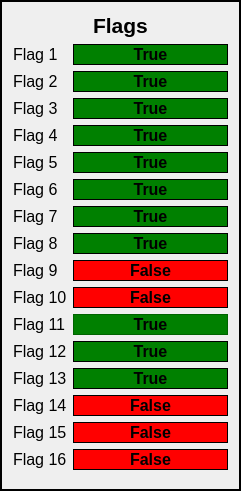
    <widget class="QFrame" name="formFrame">
     <property name="geometry">
      <rect>
       <x>1290</x>
       <y>10</y>
       <width>241</width>
       <height>491</height>
      </rect>
     </property>
     <property name="frameShape">
      <enum>QFrame::Box</enum>
     </property>
     <property name="lineWidth">
      <number>2</number>
     </property>
     <layout class="QFormLayout" name="formLayout_2">
      <item row="0" column="0" colspan="2">
       <widget class="QLabel" name="label_15">
        <property name="font">
         <font>
          <family>Arial</family>
          <pointsize>16</pointsize>
          <weight>75</weight>
          <bold>true</bold>
         </font>
        </property>
        <property name="text">
         <string>Flags</string>
        </property>
        <property name="alignment">
         <set>Qt::AlignCenter</set>
        </property>
       </widget>
      </item>
      <item row="1" column="0">
       <widget class="QLabel" name="label_16">
        <property name="font">
         <font>
          <family>Arial</family>
          <pointsize>12</pointsize>
         </font>
        </property>
        <property name="text">
         <string>Flag 1</string>
        </property>
       </widget>
      </item>
      <item row="2" column="0">
       <widget class="QLabel" name="label_17">
        <property name="font">
         <font>
          <family>Arial</family>
          <pointsize>12</pointsize>
         </font>
        </property>
        <property name="text">
         <string>Flag 2</string>
        </property>
       </widget>
      </item>
      <item row="3" column="0">
       <widget class="QLabel" name="label_18">
        <property name="font">
         <font>
          <family>Arial</family>
          <pointsize>12</pointsize>
         </font>
        </property>
        <property name="text">
         <string>Flag 3</string>
        </property>
       </widget>
      </item>
      <item row="4" column="0">
       <widget class="QLabel" name="label_19">
        <property name="font">
         <font>
          <family>Arial</family>
          <pointsize>12</pointsize>
         </font>
        </property>
        <property name="text">
         <string>Flag 4</string>
        </property>
       </widget>
      </item>
      <item row="5" column="0">
       <widget class="QLabel" name="label_20">
        <property name="font">
         <font>
          <family>Arial</family>
          <pointsize>12</pointsize>
         </font>
        </property>
        <property name="text">
         <string>Flag 5</string>
        </property>
       </widget>
      </item>
      <item row="6" column="0">
       <widget class="QLabel" name="label_21">
        <property name="font">
         <font>
          <family>Arial</family>
          <pointsize>12</pointsize>
         </font>
        </property>
        <property name="text">
         <string>Flag 6</string>
        </property>
       </widget>
      </item>
      <item row="7" column="0">
       <widget class="QLabel" name="label_22">
        <property name="font">
         <font>
          <family>Arial</family>
          <pointsize>12</pointsize>
         </font>
        </property>
        <property name="text">
         <string>Flag 7</string>
        </property>
       </widget>
      </item>
      <item row="8" column="0">
       <widget class="QLabel" name="label_23">
        <property name="font">
         <font>
          <family>Arial</family>
          <pointsize>12</pointsize>
         </font>
        </property>
        <property name="text">
         <string>Flag 8</string>
        </property>
       </widget>
      </item>
      <item row="9" column="0">
       <widget class="QLabel" name="label_24">
        <property name="font">
         <font>
          <family>Arial</family>
          <pointsize>12</pointsize>
         </font>
        </property>
        <property name="text">
         <string>Flag 9</string>
        </property>
       </widget>
      </item>
      <item row="10" column="0">
       <widget class="QLabel" name="label_25">
        <property name="font">
         <font>
          <family>Arial</family>
          <pointsize>12</pointsize>
         </font>
        </property>
        <property name="text">
         <string>Flag 10</string>
        </property>
       </widget>
      </item>
      <item row="11" column="0">
       <widget class="QLabel" name="label_26">
        <property name="font">
         <font>
          <family>Arial</family>
          <pointsize>12</pointsize>
         </font>
        </property>
        <property name="text">
         <string>Flag 11</string>
        </property>
       </widget>
      </item>
      <item row="12" column="0">
       <widget class="QLabel" name="label_27">
        <property name="font">
         <font>
          <family>Arial</family>
          <pointsize>12</pointsize>
         </font>
        </property>
        <property name="text">
         <string>Flag 12</string>
        </property>
       </widget>
      </item>
      <item row="13" column="0">
       <widget class="QLabel" name="label_28">
        <property name="font">
         <font>
          <family>Arial</family>
          <pointsize>12</pointsize>
         </font>
        </property>
        <property name="text">
         <string>Flag 13</string>
        </property>
       </widget>
      </item>
      <item row="14" column="0">
       <widget class="QLabel" name="label_29">
        <property name="font">
         <font>
          <family>Arial</family>
          <pointsize>12</pointsize>
         </font>
        </property>
        <property name="text">
         <string>Flag 14</string>
        </property>
       </widget>
      </item>
      <item row="15" column="0">
       <widget class="QLabel" name="label_30">
        <property name="font">
         <font>
          <family>Arial</family>
          <pointsize>12</pointsize>
         </font>
        </property>
        <property name="text">
         <string>Flag 15</string>
        </property>
       </widget>
      </item>
      <item row="16" column="0">
       <widget class="QLabel" name="label_31">
        <property name="font">
         <font>
          <family>Arial</family>
          <pointsize>12</pointsize>
         </font>
        </property>
        <property name="text">
         <string>Flag 16</string>
        </property>
       </widget>
      </item>
      <item row="1" column="1">
       <widget class="QLabel" name="flag1Label">
        <property name="font">
         <font>
          <family>Arial</family>
          <pointsize>12</pointsize>
          <weight>75</weight>
          <bold>true</bold>
         </font>
        </property>
        <property name="styleSheet">
         <string notr="true">background-color : green</string>
        </property>
        <property name="frameShape">
         <enum>QFrame::Box</enum>
        </property>
        <property name="text">
         <string>True</string>
        </property>
        <property name="alignment">
         <set>Qt::AlignCenter</set>
        </property>
       </widget>
      </item>
      <item row="2" column="1">
       <widget class="QLabel" name="flag2Label">
        <property name="font">
         <font>
          <family>Arial</family>
          <pointsize>12</pointsize>
          <weight>75</weight>
          <bold>true</bold>
         </font>
        </property>
        <property name="styleSheet">
         <string notr="true">background-color : green</string>
        </property>
        <property name="frameShape">
         <enum>QFrame::Box</enum>
        </property>
        <property name="text">
         <string>True</string>
        </property>
        <property name="alignment">
         <set>Qt::AlignCenter</set>
        </property>
       </widget>
      </item>
      <item row="3" column="1">
       <widget class="QLabel" name="flag3Label">
        <property name="font">
         <font>
          <family>Arial</family>
          <pointsize>12</pointsize>
          <weight>75</weight>
          <bold>true</bold>
         </font>
        </property>
        <property name="styleSheet">
         <string notr="true">background-color : green</string>
        </property>
        <property name="frameShape">
         <enum>QFrame::Box</enum>
        </property>
        <property name="text">
         <string>True</string>
        </property>
        <property name="alignment">
         <set>Qt::AlignCenter</set>
        </property>
       </widget>
      </item>
      <item row="4" column="1">
       <widget class="QLabel" name="flag4Label">
        <property name="font">
         <font>
          <family>Arial</family>
          <pointsize>12</pointsize>
          <weight>75</weight>
          <bold>true</bold>
         </font>
        </property>
        <property name="styleSheet">
         <string notr="true">background-color : green</string>
        </property>
        <property name="frameShape">
         <enum>QFrame::Box</enum>
        </property>
        <property name="text">
         <string>True</string>
        </property>
        <property name="alignment">
         <set>Qt::AlignCenter</set>
        </property>
       </widget>
      </item>
      <item row="5" column="1">
       <widget class="QLabel" name="flag5Label">
        <property name="font">
         <font>
          <family>Arial</family>
          <pointsize>12</pointsize>
          <weight>75</weight>
          <bold>true</bold>
         </font>
        </property>
        <property name="styleSheet">
         <string notr="true">background-color : green</string>
        </property>
        <property name="frameShape">
         <enum>QFrame::Box</enum>
        </property>
        <property name="text">
         <string>True</string>
        </property>
        <property name="alignment">
         <set>Qt::AlignCenter</set>
        </property>
       </widget>
      </item>
      <item row="6" column="1">
       <widget class="QLabel" name="flag6Label">
        <property name="font">
         <font>
          <family>Arial</family>
          <pointsize>12</pointsize>
          <weight>75</weight>
          <bold>true</bold>
         </font>
        </property>
        <property name="styleSheet">
         <string notr="true">background-color : green</string>
        </property>
        <property name="frameShape">
         <enum>QFrame::Box</enum>
        </property>
        <property name="text">
         <string>True</string>
        </property>
        <property name="alignment">
         <set>Qt::AlignCenter</set>
        </property>
       </widget>
      </item>
      <item row="7" column="1">
       <widget class="QLabel" name="flag7Label">
        <property name="font">
         <font>
          <family>Arial</family>
          <pointsize>12</pointsize>
          <weight>75</weight>
          <bold>true</bold>
         </font>
        </property>
        <property name="styleSheet">
         <string notr="true">background-color : green</string>
        </property>
        <property name="frameShape">
         <enum>QFrame::Box</enum>
        </property>
        <property name="text">
         <string>True</string>
        </property>
        <property name="alignment">
         <set>Qt::AlignCenter</set>
        </property>
       </widget>
      </item>
      <item row="8" column="1">
       <widget class="QLabel" name="flag8Label">
        <property name="font">
         <font>
          <family>Arial</family>
          <pointsize>12</pointsize>
          <weight>75</weight>
          <bold>true</bold>
         </font>
        </property>
        <property name="styleSheet">
         <string notr="true">background-color : green</string>
        </property>
        <property name="frameShape">
         <enum>QFrame::Box</enum>
        </property>
        <property name="text">
         <string>True</string>
        </property>
        <property name="alignment">
         <set>Qt::AlignCenter</set>
        </property>
       </widget>
      </item>
      <item row="9" column="1">
       <widget class="QLabel" name="flag9Label">
        <property name="font">
         <font>
          <family>Arial</family>
          <pointsize>12</pointsize>
          <weight>75</weight>
          <bold>true</bold>
         </font>
        </property>
        <property name="styleSheet">
         <string notr="true">background-color : red</string>
        </property>
        <property name="frameShape">
         <enum>QFrame::Box</enum>
        </property>
        <property name="text">
         <string>False</string>
        </property>
        <property name="alignment">
         <set>Qt::AlignCenter</set>
        </property>
       </widget>
      </item>
      <item row="10" column="1">
       <widget class="QLabel" name="flag10Label">
        <property name="font">
         <font>
          <family>Arial</family>
          <pointsize>12</pointsize>
          <weight>75</weight>
          <bold>true</bold>
         </font>
        </property>
        <property name="styleSheet">
         <string notr="true">background-color : red</string>
        </property>
        <property name="frameShape">
         <enum>QFrame::Box</enum>
        </property>
        <property name="text">
         <string>False</string>
        </property>
        <property name="alignment">
         <set>Qt::AlignCenter</set>
        </property>
       </widget>
      </item>
      <item row="11" column="1">
       <widget class="QLabel" name="flag11Label">
        <property name="font">
         <font>
          <family>Arial</family>
          <pointsize>12</pointsize>
          <weight>75</weight>
          <bold>true</bold>
         </font>
        </property>
        <property name="styleSheet">
         <string notr="true">background-color : green</string>
        </property>
        <property name="frameShape">
         <enum>QFrame::StyledPanel</enum>
        </property>
        <property name="text">
         <string>True</string>
        </property>
        <property name="alignment">
         <set>Qt::AlignCenter</set>
        </property>
       </widget>
      </item>
      <item row="12" column="1">
       <widget class="QLabel" name="flag12Label">
        <property name="font">
         <font>
          <family>Arial</family>
          <pointsize>12</pointsize>
          <weight>75</weight>
          <bold>true</bold>
         </font>
        </property>
        <property name="styleSheet">
         <string notr="true">background-color : green</string>
        </property>
        <property name="frameShape">
         <enum>QFrame::Box</enum>
        </property>
        <property name="text">
         <string>True</string>
        </property>
        <property name="alignment">
         <set>Qt::AlignCenter</set>
        </property>
       </widget>
      </item>
      <item row="13" column="1">
       <widget class="QLabel" name="flag13Label">
        <property name="font">
         <font>
          <family>Arial</family>
          <pointsize>12</pointsize>
          <weight>75</weight>
          <bold>true</bold>
         </font>
        </property>
        <property name="styleSheet">
         <string notr="true">background-color : green</string>
        </property>
        <property name="frameShape">
         <enum>QFrame::Box</enum>
        </property>
        <property name="text">
         <string>True</string>
        </property>
        <property name="alignment">
         <set>Qt::AlignCenter</set>
        </property>
       </widget>
      </item>
      <item row="14" column="1">
       <widget class="QLabel" name="flag14Label">
        <property name="font">
         <font>
          <family>Arial</family>
          <pointsize>12</pointsize>
          <weight>75</weight>
          <bold>true</bold>
         </font>
        </property>
        <property name="styleSheet">
         <string notr="true">background-color : red</string>
        </property>
        <property name="frameShape">
         <enum>QFrame::Box</enum>
        </property>
        <property name="text">
         <string>False</string>
        </property>
        <property name="alignment">
         <set>Qt::AlignCenter</set>
        </property>
       </widget>
      </item>
      <item row="15" column="1">
       <widget class="QLabel" name="flag15Label">
        <property name="font">
         <font>
          <family>Arial</family>
          <pointsize>12</pointsize>
          <weight>75</weight>
          <bold>true</bold>
         </font>
        </property>
        <property name="styleSheet">
         <string notr="true">background-color : red</string>
        </property>
        <property name="frameShape">
         <enum>QFrame::Box</enum>
        </property>
        <property name="text">
         <string>False</string>
        </property>
        <property name="alignment">
         <set>Qt::AlignCenter</set>
        </property>
       </widget>
      </item>
      <item row="16" column="1">
       <widget class="QLabel" name="flag16Label">
        <property name="font">
         <font>
          <family>Arial</family>
          <pointsize>12</pointsize>
          <weight>75</weight>
          <bold>true</bold>
         </font>
        </property>
        <property name="styleSheet">
         <string notr="true">background-color : red</string>
        </property>
        <property name="frameShape">
         <enum>QFrame::Box</enum>
        </property>
        <property name="text">
         <string>False</string>
        </property>
        <property name="alignment">
         <set>Qt::AlignCenter</set>
        </property>
       </widget>
      </item>
     </layout>
    </widget>
